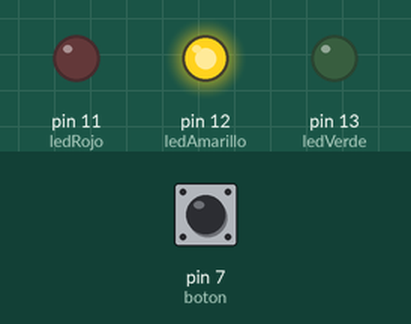
Bench run of a sketch on a simulated Arduino Uno, built with avr-gcc and run on an emulated ATmega328P. Shown: output pins drawn as LEDs (lit = HIGH). The test bench sets the inputs (shaded band); at power-on: pin 7 (boton) LOW.

Above: at 6.8 s.
6.9 s: pin 7 (boton) pulled HIGH for 3 s
At 9.7 s:
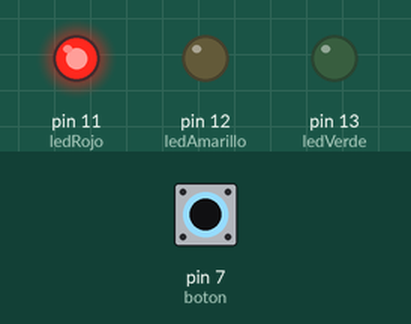
At 11.7 s:
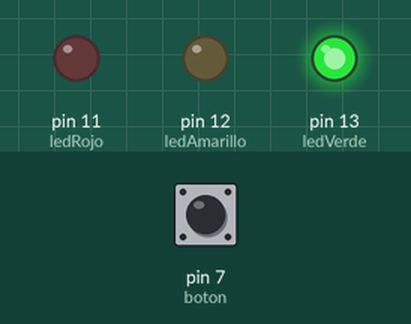
Timing chart, 0 to 17.4 s (numbered marks = the images above; inputs shaded):
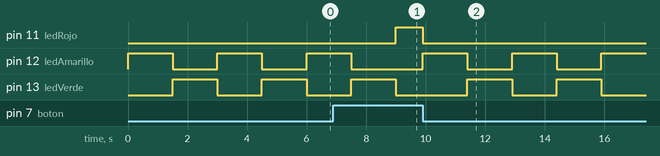

Measured:
- after the input at 6.9 s, pin 11 (ledRojo): LOW → HIGH after 2.1 s, → LOW 0.90 s later
- by itself, pin 12 (ledAmarillo): repeats every 3.0 s: HIGH 1.5 s, LOW 1.5 s

The sketch:

ejer2.ino
```cpp
int ledRojo = 11;
int ledAmarillo = 12;
int ledVerde = 13;
int boton = 7;

void setup() {
  pinMode(ledRojo, OUTPUT);
  pinMode(ledAmarillo, OUTPUT);
  pinMode(ledVerde, OUTPUT);
  pinMode(boton, INPUT);
}

void loop() {
  int estadoBoton = digitalRead(boton);

  if (estadoBoton == HIGH) {

    digitalWrite(ledRojo, HIGH);
    digitalWrite(ledAmarillo, LOW);
    digitalWrite(ledVerde, LOW);
  } else {

    digitalWrite(ledRojo, LOW);

    digitalWrite(ledAmarillo, HIGH);
    digitalWrite(ledVerde, LOW);
    delay(1500);

    digitalWrite(ledAmarillo, LOW);
    digitalWrite(ledVerde, HIGH);
    delay(1500);
  }
}
```
